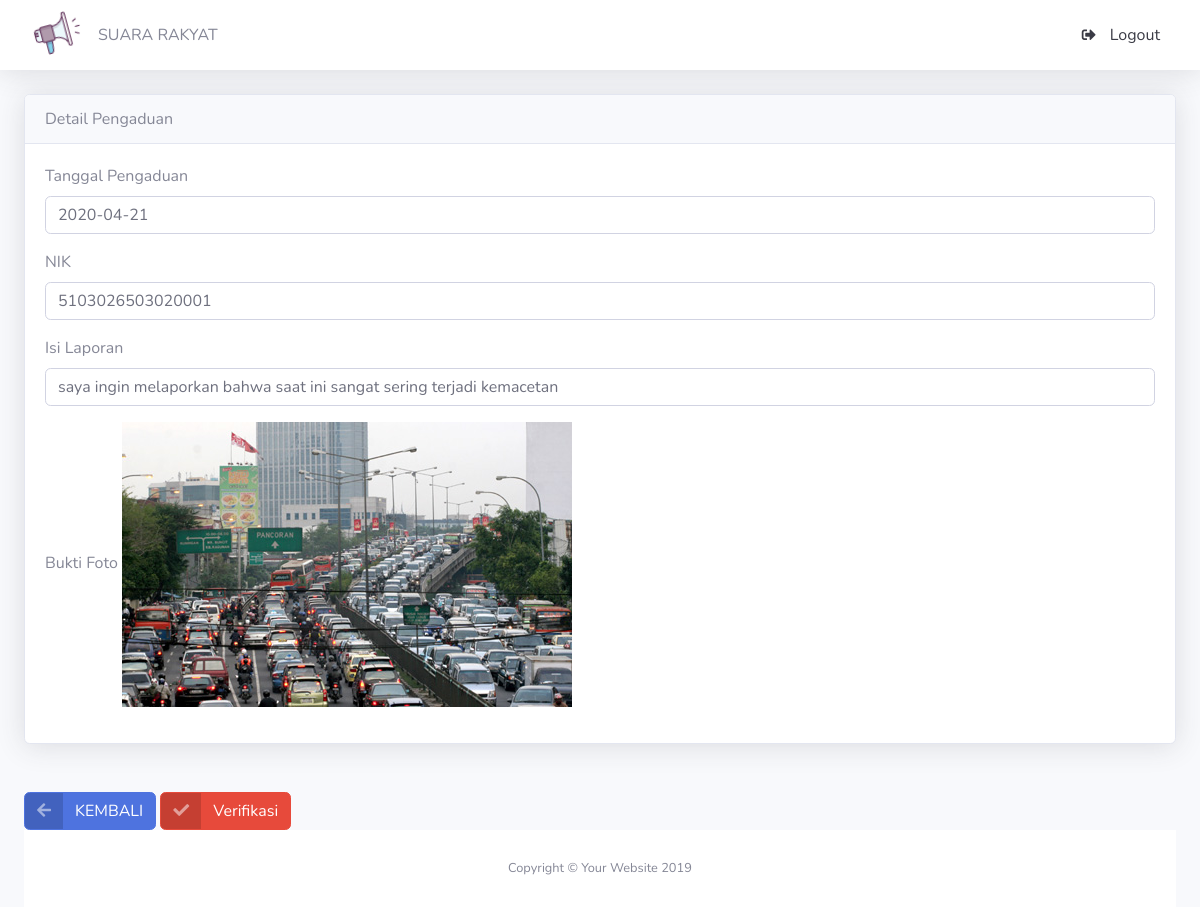
/admin_detail.php?id_pengaduan=8, run on the app's committed database.
### tables this page shows
CREATE TABLE `tbl_pengaduan` (
  `id_pengaduan` int(11) NOT NULL,
  `tgl_pengaduan` date NOT NULL,
  `nik` varchar(16) NOT NULL,
  `isi_laporan` text NOT NULL,
  `foto` varchar(255) NOT NULL,
  `status` enum('0','proses','selesai','') NOT NULL
);

### admin_detail.php (the view, shortened to what this page needs)
<!DOCTYPE html>
<html lang="en">
<head>
  <link href="vendor/fontawesome-free/css/all.min.css" rel="stylesheet" type="text/css">
  <link href="css/sb-admin-2.min.css" rel="stylesheet">
</head>
<body id="page-top">
  <div id="wrapper">
    <div id="content-wrapper" class="d-flex flex-column">
      <div id="content">
        <nav class="navbar navbar-expand navbar-light bg-white topbar mb-4 static-top shadow">
           <div class="sidebar-brand-icon rotate-n-15">
          <i> <img src="img/logoo.png"; style="margin-left: 18px;"> </i>
        </div>
        <div class="sidebar-brand-text mx-3">SUARA RAKYAT </div>
          <ul class="navbar-nav ml-auto">
            <li class="nav-item dropdown no-arrow">
                <a class="dropdown-item" href="#" data-toggle="modal" data-target="#logoutModal" >
                  <i class="fas fa-sign-out-alt fa-sm fa-fw mr-2"></i>
                  Logout
                </a>
            </li>
        </nav>
        <div class="container-fluid">
          <div class="card shadow">
            <div class="card-header"> Detail Pengaduan </div>
            <div class="card-body">
              <form method="post" role="form" enctype="multipart/form-data" action="admin_proses.php">
               <?php
                  include"koneksi.php";
                  $id_pengaduan=$_GET['id_pengaduan'];
                  $query=" SELECT * FROM tbl_pengaduan where id_pengaduan='$id_pengaduan' ";
                  $perintah=mysqli_query($connect,$query);
                  $tampil=mysqli_fetch_array($perintah);
                  ?>
                <div class="form-group cols-sm-6">
                  <label>Tanggal Pengaduan </label>
                  <input type="text" name="tgl_pengaduan" class="form-control"
                  value="<?php echo "$tampil[tgl_pengaduan]"?>" >
                </div>
                 <div class="form-group cols-sm-6">
                  <label>NIK </label>
                  <input type="text" name="nik" class="form-control" value="<?php echo "$tampil[nik]"?> ">
                </div>
                <div class="form-group cols-sm-6">
                  <label>Isi Laporan</label>
                  <input name="isi_laporan" class="form-control" rows="7"
                  value="<?php echo "$tampil[isi_laporan]"?>">
                 </div>
                  <div class="form-group cols-sm-6">
                  <label> Bukti Foto </label>
                  <img src="<?php echo "$tampil[foto]"?>">
                </div>
              </form>
            </div>
          </div>
          <br> <br>
        <div>
           <a href="pengaduan_lihat.php" class="btn btn-primary btn-icon-split">
            <span class="icon text-white-50">
            <i class="fas fa-arrow-left"></i>
            </span>
            <span class="text"> KEMBALI </span> </a>
           <a href="admin_verifikasi.php" class="btn btn-danger btn-icon-split" onclick="return confirm('Yakin Akan di Proses?')">
            <span class="icon text-white-50">
            <i class="fas fa-check"></i>
            </span>
            <span class="text"> Verifikasi </span> </a>
        </div>
      <footer class="sticky-footer bg-white">
        <div class="container my-auto">
          <div class="copyright text-center my-auto">
            <span>Copyright &copy; Your Website 2019</span>
          </div>
        </div>
      </footer>
</body>
</html>

### data on the page
tbl_pengaduan: tgl_pengaduan "2020-04-21", nik "5103026503020001", isi_laporan "saya ingin melaporkan bahwa saat ini sangat sering terjadi kemacetan", foto (picture)
